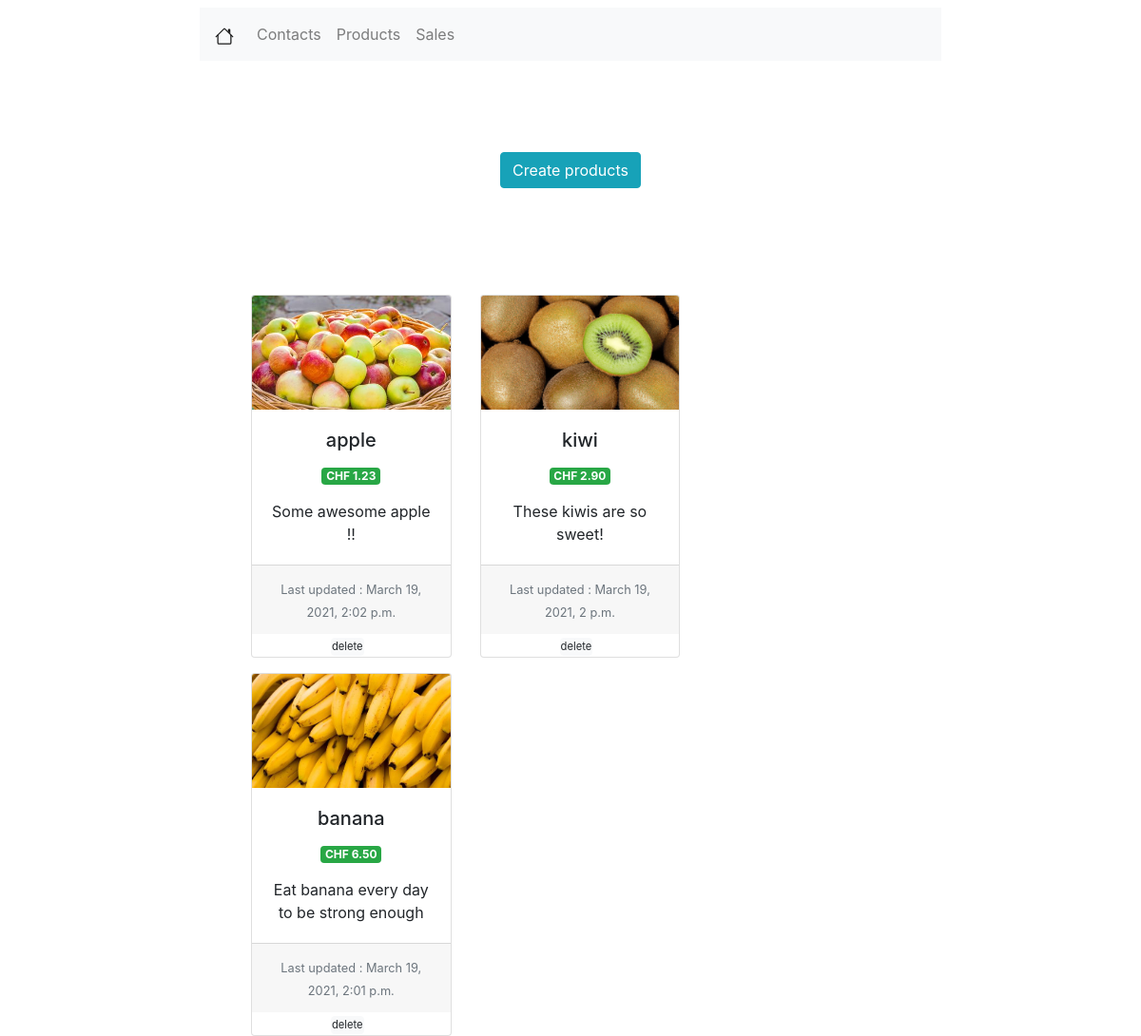
The app's page /products/, older data.
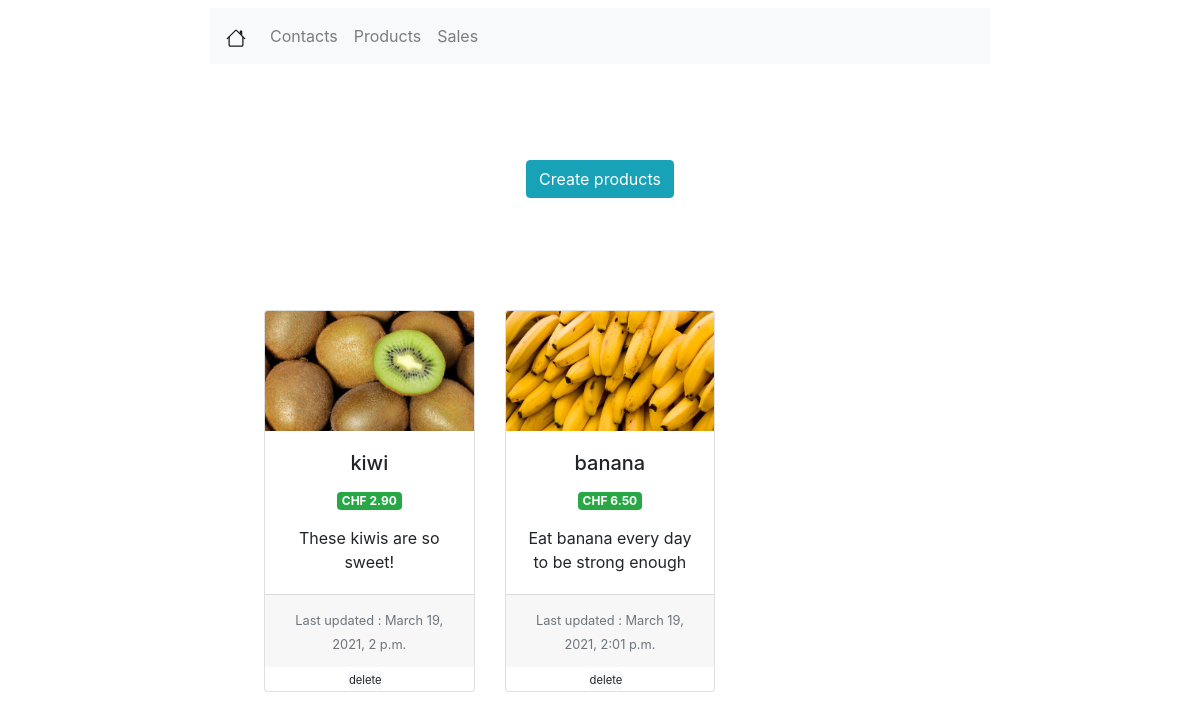
The same page, newer data.
### products/models.py (models this page shows, shortened)
class Product(models.Model):
    create_at = models.DateTimeField(auto_now_add=True)
    updated_at = models.DateTimeField(auto_now=True)
    name = models.CharField(verbose_name="Nom du produit", max_length=50)
    price = models.FloatField(verbose_name="Prix du produit")
    description = models.TextField(verbose_name="Description du produit", null=True)
    picture = models.ImageField(verbose_name="Illustrations", upload_to='images')

### products/views.py (the view)
# urls.py: path('', views.ProductListView.as_view(), name='products'),
class ProductListView(generic.ListView):
    template_name = 'product/products_listview.html'
    context_object_name = 'products_list'
    model = Product

### products/templates/product/products_listview.html (shortened to what this page needs)
{% extends 'viewlist/viewlist.html' %}
{% load static %}
{% block viewlist %}
    <div class="row mx-auto mt-5 justify-content-center">
        <div class="row mx-auto mt-5 justify-content-center">
            <form class="form-inline">
                <a class="btn btn-info" href="{% url 'create-product' %}" role="button">Create products</a>
            </form>
        </div>
    </div>
    <div class="row mx-auto mt-5 justify-content-center">
        {% if products_list %}
            <div class="card-deck" style="width: 60%">
                {% for product in products_list %}
                    <div class="card text-center mt-3" style="min-width: 30%; max-width: 30%">
                        <a href="{% url 'edit-product' product.id %}">
                            <img src="{{ product.picture.url }}" class="card-img-top" alt="..."
                                 style="width: 100%; height: 10vw;
                                 object-fit: cover;">
                        </a>
                        <div class="card-body">
                            <h5 class="card-title">{{ product.name }}</h5>
                            <p class="badge badge-success">CHF {{ product.price|floatformat:2 }}</p>
                            <p class="card-text">{{ product.description }}</p>
                        </div>
                        <div class="card-footer">
                            <small class="text-muted">Last updated : {{ product.updated_at }}</small>
                        </div>
                        <div class="btn-group btn-group-sm" role="group" aria-label="Basic example"
                             style="margin: auto">
                            <form action="{% url 'delete-product' product.id %}" method="post"
                                  onsubmit="return confirm('Do you really want to delete *{{ product.name }}* from DB ?');">
                                <button class="btn btn-light mr-2" style="padding: unset; font-size: 1.4vh;">delete
                                </button>
                            </form>
                        </div>
                    </div>
                {% endfor %}
            </div>
        {% else %}
            <p>No products are available.</p>
        {% endif %}
    </div>
{% endblock %}

Row changes from the older to the newer data that the page shows:
removed Product: picture (picture), name "apple", price "1.23", description "Some awesome apple !!", updated_at "March 19, 2021, 2:02 p.m."
